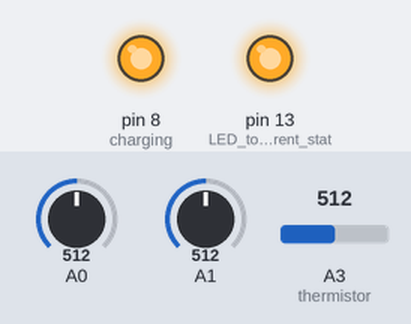
Simulated run of this sketch. Board: Arduino Uno, built with avr-gcc and run on an emulated ATmega328P. Shown: output pins drawn as LEDs (lit = HIGH). The test bench sets the inputs (shaded band); at power-on: A0 = 512, A1 = 512, A3 (thermistor) = 512.

Above: at 0.1 s.
Timing chart, 0 to 1.6 s (numbered marks = the images above):
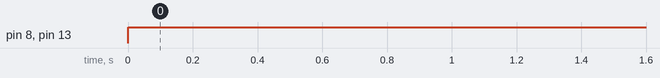

The sketch:

CORE_PRACTICAL_11_FINAL.ino
```cpp
#include <SoftwareSerial.h>

int charging = 8;       // the number of the charging transistor
int thermistor = A3;

int charge = true;    // charge to toggle
int analog_value = analogRead(A5);
int input_voltage = (analog_value * 5.0) / 1024.0;
int starttime = 0;
int vo;
float R1 = 100000;
float logR2, R2, T, Tc;
float c1 = 1.009249522e-03, c2 = 2.378405444e-04, c3 = 2.019202697e-07;
int runcode = true;

long timer = 0;
int tcheck = false;

void setup()
{
  pinMode(charging, OUTPUT);
  pinMode(LED_BUILTIN, OUTPUT); //LED to check current status

  Serial.begin(9600);
    while (!Serial) {
      ; // wait for serial port to connect. Needed for native USB port only
    }
}

void loop()
{
  if (runcode == true) {
    vo = analogRead(thermistor);
    R2 = R1 * (1023.0 / (float)vo - 0.1);
    logR2 = log(R2);
    T = (1.0 / (c1 + c2*logR2 + c3*logR2*logR2*logR2));
    Tc = T - 273.15;
    Tc = Tc * -1.0;
    int sensorValuen = analogRead(A1);
    float voltagen = sensorValuen * (5.0 / 1023.0);
    int sensorValuep = analogRead(A0);
    float voltagep = sensorValuep * (5.0 / 1023.0);
    float voltage = voltagep - voltagen;
        if (charge == true){ // toggles charging to have a high voltage (5V), activating the bridge on the transistor
          digitalWrite(charging, HIGH);
          digitalWrite(LED_BUILTIN, HIGH); //LED comes on to tell us it is charging
          if (voltage > 4.01) {
            charge = false;
            tcheck = true;
          }
        } else {  //toggles charging to have a low voltage (<1V), turning off the status LED as well.
          digitalWrite(charging, LOW);
          digitalWrite(LED_BUILTIN, LOW);
        }

    if (charge == false) {
      if (voltage < 4.01 && voltage > 1.0) {
        if (tcheck == true) {
          starttime = millis();
          tcheck = false;
        }
        timer = millis() - starttime;
        Serial.print(timer);
        Serial.print(",");
        Serial.print(voltage);
        Serial.print(",");
        Serial.println(Tc);
      }
      if (voltage < 1.0) {
        Serial.println(255);
        runcode = false;
      }
    }
  }
}
```

Measured:
- by itself, pin 8 (charging), pin 13 (LED_to_check_current_stat): LOW → HIGH at 0.00 s
